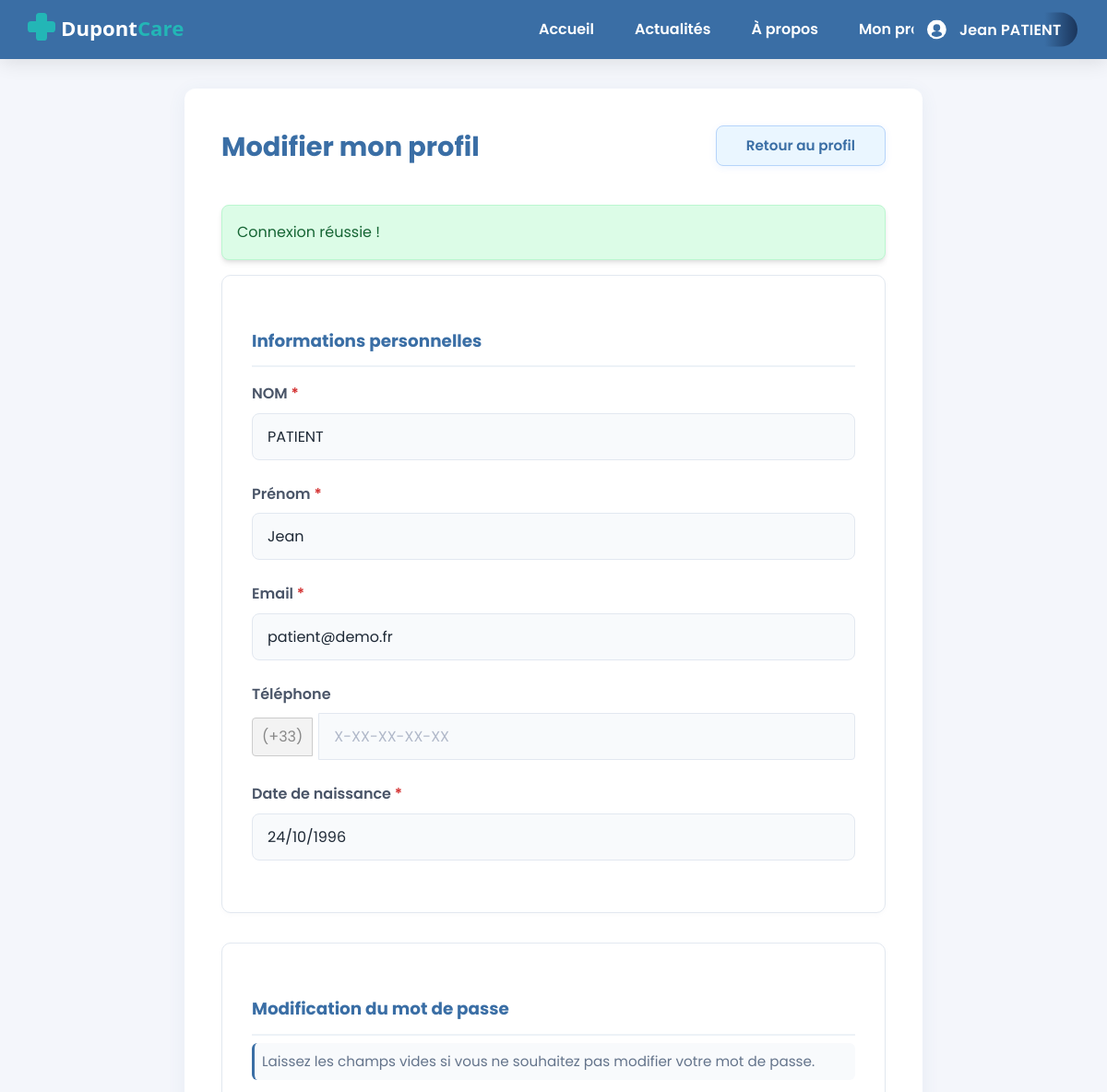
/index.php?page=user&action=edit (signed in, upper part), run on an earlier commit of the app's database.
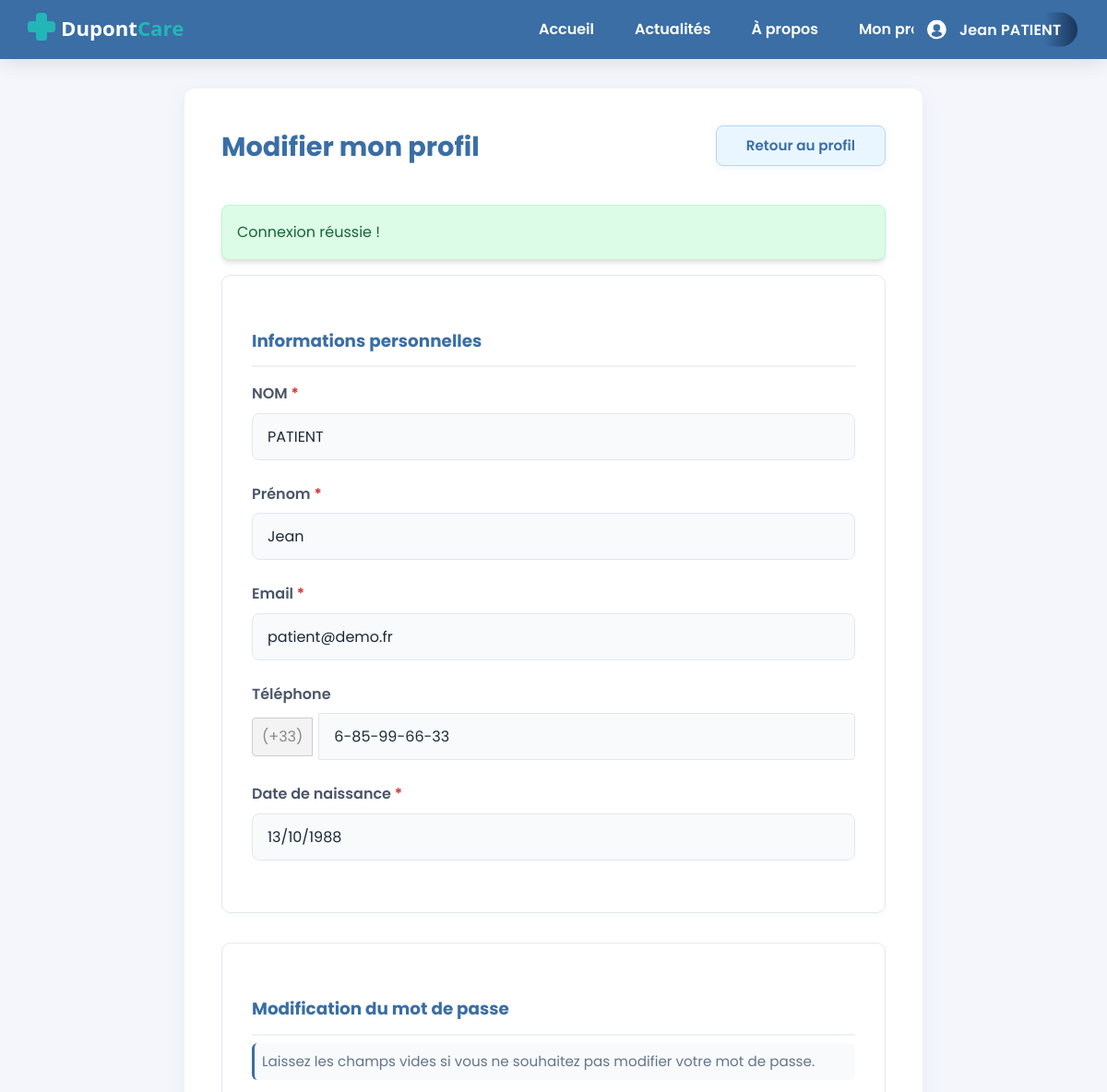
And on a later commit of the database.
### tables this page shows
CREATE TABLE `utilisateur` (
  `id` int(10) UNSIGNED NOT NULL,
  `role` enum('PATIENT','MEDECIN','SECRETAIRE') NOT NULL,
  `nom` varchar(100) NOT NULL,
  `prenom` varchar(100) NOT NULL,
  `email` varchar(190) NOT NULL,
  `telephone` varchar(30) DEFAULT NULL,
  `avatar` varchar(255) DEFAULT NULL,
  `password_hash` varchar(255) NOT NULL,
  `date_inscription` datetime NOT NULL DEFAULT current_timestamp(),
  `date_naissance` date DEFAULT NULL
);

### app/controllers/UserController.php (called while the page is built, shortened)
<?php
class UserController {
    private $userModel;
    public function __construct() {
        $this->userModel = new UserModel();
    }
    public function edit() {
        $user = $this->userModel->getUserById($_SESSION['user_id']);
        if (!empty($user['telephone'])) {
            $formData['telephone'] = $user['telephone'];
        }
        if (isset($_SESSION['form_data'])) {
            $formData = $_SESSION['form_data'];
            unset($_SESSION['form_data']);
        } else {
            $formData = [
                'nom' => $user['nom'],
                'prenom' => $user['prenom'],
                'email' => $user['email'],
                'telephone' => $user['telephone'],
                'date_naissance' => $user['date_naissance']
            ];
        }
        require_once 'app/views/user/edit.php';
    }
}

### app/core/App.php (called while the page is built, shortened)
<?php
class App {
    public function run() {
        $action = $_GET['action'] ?? 'index';
        $method = $action;
        $params = [];
        try {
            $controller = new $controllerClass();
            call_user_func_array([$controller, $method], $params);
        } catch (\Exception $e) {
            error_log("Exception détaillée: " . $e->getMessage());
            error_log("Fichier: " . $e->getFile() . " ligne " . $e->getLine());
            error_log("Stack trace: " . $e->getTraceAsString());
            http_response_code(404);
            include __DIR__ . '/../views/error/404.php';
        }
    }
}

### index.php (called while the page is built, shortened)
<?php
spl_autoload_register(function ($class) {
    $path = __DIR__ . '/' . str_replace('\\', '/', $class) . '.php';
});
$app = new App();
$app->run();

### app/models/database.php (called while the page is built, shortened)
<?php
class Database {
    private static $instance = null;
    private $connection;
    private function __construct() {
        $host = 'localhost';
        $dbname = 'bdd_dupont';
        $user = 'root';
        $pass = '';
        $options = [
            PDO::ATTR_ERRMODE => PDO::ERRMODE_EXCEPTION,
            PDO::ATTR_DEFAULT_FETCH_MODE => PDO::FETCH_ASSOC,
            PDO::MYSQL_ATTR_INIT_COMMAND => 'SET NAMES utf8mb4'
        ];
        try {
            $this->connection = new PDO(
                "mysql:host=$host;dbname=$dbname",
                $user,
                $pass,
                $options
            );
        } catch (PDOException $e) {
            die('Erreur connexion BDD : ' . $e->getMessage());
        }
    }
    public function prepare($sql) {
        return $this->connection->prepare($sql);
    }
    public static function getInstance() {
        if (self::$instance === null) {
            self::$instance = new self();
        }
        return self::$instance;
    }
}

### app/core/Model.php (called while the page is built, shortened)
<?php
abstract class Model {
    public function __construct() {
        $this->db = Database::getInstance();
    }
}

### app/models/UserModel.php (called while the page is built, shortened)
<?php
class UserModel extends Model {
    public function getUserById($id) {
        $sql = "SELECT * FROM utilisateur WHERE id = ?";
        $stmt = $this->db->prepare($sql);
        $stmt->execute([$id]);
        return $stmt->fetch();
    }
}

### app/views/user/edit.php (the view, shortened to what the changed rows need)
<?php include __DIR__ . '/../templates/header.php'; ?>
<link rel="stylesheet" href="css/edit-profile.css">
<link rel="stylesheet" href="https://cdnjs.cloudflare.com/ajax/libs/font-awesome/6.4.0/css/all.min.css">
<link rel="stylesheet" href="https://cdn.jsdelivr.net/npm/flatpickr/dist/flatpickr.min.css">
<main class="profile-edit">
    <section class="form-section">
        <div class="section-header">
            <h2>Modifier mon profil</h2>
        </div>
        <form class="profile-form" method="post" action="index.php?page=user&action=edit">
            <div class="info-block">
                <div class="form-group">
                    <label for="nom">NOM</label>
                    <input
                        type="text"
                        id="nom"
                        name="nom"
                        required
                        value="<?php echo htmlspecialchars($formData['nom'] ?? ''); ?>">
                </div>
                <div class="form-group">
                    <label for="prenom">Prénom</label>
                    <input
                        type="text"
                        id="prenom"
                        name="prenom"
                        required
                        value="<?php echo htmlspecialchars($formData['prenom'] ?? ''); ?>">
                </div>
                <div class="form-group">
                    <label for="email">Email</label>
                    <input
                        type="email"
                        id="email"
                        name="email"
                        required
                        value="<?php echo htmlspecialchars($formData['email'] ?? ''); ?>">
                </div>
                <div class="form-group">
                    <div style="display: flex; align-items: center; gap: 6px;">
                        <span style="background: #f3f3f3; border: 1px solid #ccc; border-radius: 4px 0 0 4px; padding: 7px 10px; color: #888; font-size: 1em;">(+33)</span>
                        <input
                            type="tel"
                            id="telephone"
                            name="telephone"
                            maxlength="13"
                            inputmode="numeric"
                            autocomplete="tel"
                            style="border-radius: 0 4px 4px 0;"
                            pattern="^[1-9]-[0-9]{2}-[0-9]{2}-[0-9]{2}-[0-9]{2}$"
                            value="<?php
                                $phone  = $formData['telephone'] ?? '';
                                $digits = preg_replace('/[^0-9]/', '', $phone);
                                if (strpos($digits, '33') === 0) {
                                    $digits = substr($digits, 2);
                                }
                                if (strlen($digits) === 9) {
                                    $phone = sprintf('%s-%s-%s-%s-%s',
                                        substr($digits, 0, 1),
                                        substr($digits, 1, 2),
                                        substr($digits, 3, 2),
                                        substr($digits, 5, 2),
                                        substr($digits, 7, 2)
                                    );
                                } else {
                                    $phone = '';
                                }
                                echo htmlspecialchars($phone);
                            ?>"
                            placeholder="X-XX-XX-XX-XX">
                    </div>
                </div>
                <div class="form-group">
                    <label for="date_naissance">Date de naissance</label>
                    <input
                        type="text"
                        id="date_naissance"
                        name="date_naissance"
                        class="flatpickr"
                        value="<?php
                            $date_value = $formData['date_naissance'] ?? $user['date_naissance'] ?? '';
                            if (!empty($date_value) && $date_value !== '0000-00-00') {
                                $date = DateTime::createFromFormat('Y-m-d', $date_value);
                                if ($date) {
                                    echo $date->format('d/m/Y');
                                }
                            }
                        ?>"
                        placeholder="Sélectionnez votre date de naissance"
                        required>
                </div>
            </div>
        </form>
    </section>
</main>
<?php include __DIR__ . '/../templates/footer.php'; ?>

What changed in the data, as far as the page shows it:
changed utilisateur "PATIENT": telephone (not shown) → "6-85-99-66-33"; date_naissance "24/10/1996" → "13/10/1988"
